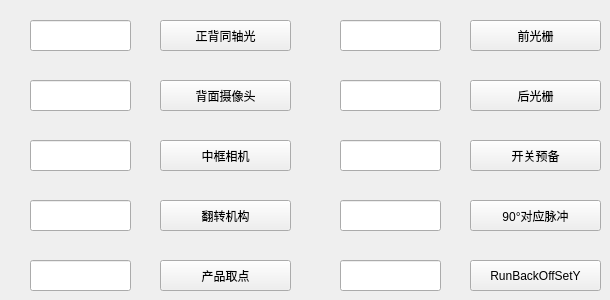
   <widget class="QWidget" name="page">
    <widget class="QPushButton" name="pushButton_RunBackOffSetY">
     <property name="geometry">
      <rect>
       <x>470</x>
       <y>260</y>
       <width>131</width>
       <height>31</height>
      </rect>
     </property>
     <property name="styleSheet">
      <string notr="true">font: 75 12pt &quot;微软雅黑&quot;;</string>
     </property>
     <property name="text">
      <string>RunBackOffSetY</string>
     </property>
    </widget>
    <widget class="QLineEdit" name="lineEdit_Circle14">
     <property name="geometry">
      <rect>
       <x>340</x>
       <y>200</y>
       <width>101</width>
       <height>31</height>
      </rect>
     </property>
     <property name="alignment">
      <set>Qt::AlignCenter</set>
     </property>
    </widget>
    <widget class="QLineEdit" name="lineEdit_P1">
     <property name="geometry">
      <rect>
       <x>30</x>
       <y>20</y>
       <width>101</width>
       <height>31</height>
      </rect>
     </property>
     <property name="alignment">
      <set>Qt::AlignCenter</set>
     </property>
    </widget>
    <widget class="QLineEdit" name="lineEdit_P4">
     <property name="geometry">
      <rect>
       <x>30</x>
       <y>200</y>
       <width>101</width>
       <height>31</height>
      </rect>
     </property>
     <property name="alignment">
      <set>Qt::AlignCenter</set>
     </property>
    </widget>
    <widget class="QPushButton" name="pushButton_Circle14">
     <property name="geometry">
      <rect>
       <x>470</x>
       <y>200</y>
       <width>131</width>
       <height>31</height>
      </rect>
     </property>
     <property name="styleSheet">
      <string notr="true">font: 75 12pt &quot;微软雅黑&quot;;</string>
     </property>
     <property name="text">
      <string>90°对应脉冲</string>
     </property>
    </widget>
    <widget class="QPushButton" name="pushButton_P3">
     <property name="geometry">
      <rect>
       <x>160</x>
       <y>140</y>
       <width>131</width>
       <height>31</height>
      </rect>
     </property>
     <property name="styleSheet">
      <string notr="true">font: 75 12pt &quot;微软雅黑&quot;;</string>
     </property>
     <property name="text">
      <string>中框相机</string>
     </property>
    </widget>
    <widget class="QPushButton" name="pushButton_P2">
     <property name="geometry">
      <rect>
       <x>160</x>
       <y>80</y>
       <width>131</width>
       <height>31</height>
      </rect>
     </property>
     <property name="styleSheet">
      <string notr="true">font: 75 12pt &quot;微软雅黑&quot;;</string>
     </property>
     <property name="text">
      <string>背面摄像头</string>
     </property>
    </widget>
    <widget class="QPushButton" name="pushButton_BackGrat">
     <property name="geometry">
      <rect>
       <x>470</x>
       <y>80</y>
       <width>131</width>
       <height>31</height>
      </rect>
     </property>
     <property name="styleSheet">
      <string notr="true">font: 75 12pt &quot;微软雅黑&quot;;</string>
     </property>
     <property name="text">
      <string>后光栅</string>
     </property>
    </widget>
    <widget class="QLineEdit" name="lineEdit_BackGrat">
     <property name="geometry">
      <rect>
       <x>340</x>
       <y>80</y>
       <width>101</width>
       <height>31</height>
      </rect>
     </property>
     <property name="alignment">
      <set>Qt::AlignCenter</set>
     </property>
    </widget>
    <widget class="QLineEdit" name="lineEdit_RunBackOffSetY">
     <property name="geometry">
      <rect>
       <x>340</x>
       <y>260</y>
       <width>101</width>
       <height>31</height>
      </rect>
     </property>
     <property name="alignment">
      <set>Qt::AlignCenter</set>
     </property>
    </widget>
    <widget class="QLineEdit" name="lineEdit_FrontGrat">
     <property name="geometry">
      <rect>
       <x>340</x>
       <y>20</y>
       <width>101</width>
       <height>31</height>
      </rect>
     </property>
     <property name="alignment">
      <set>Qt::AlignCenter</set>
     </property>
    </widget>
    <widget class="QLineEdit" name="lineEdit_LightOpen">
     <property name="geometry">
      <rect>
       <x>340</x>
       <y>140</y>
       <width>101</width>
       <height>31</height>
      </rect>
     </property>
     <property name="alignment">
      <set>Qt::AlignCenter</set>
     </property>
    </widget>
    <widget class="QPushButton" name="pushButton_P1">
     <property name="geometry">
      <rect>
       <x>160</x>
       <y>20</y>
       <width>131</width>
       <height>31</height>
      </rect>
     </property>
     <property name="styleSheet">
      <string notr="true">font: 75 12pt &quot;微软雅黑&quot;;</string>
     </property>
     <property name="text">
      <string>正背同轴光</string>
     </property>
    </widget>
    <widget class="QLineEdit" name="lineEdit_P5">
     <property name="geometry">
      <rect>
       <x>30</x>
       <y>260</y>
       <width>101</width>
       <height>31</height>
      </rect>
     </property>
     <property name="alignment">
      <set>Qt::AlignCenter</set>
     </property>
    </widget>
    <widget class="QPushButton" name="pushButton_P4">
     <property name="geometry">
      <rect>
       <x>160</x>
       <y>200</y>
       <width>131</width>
       <height>31</height>
      </rect>
     </property>
     <property name="styleSheet">
      <string notr="true">font: 75 12pt &quot;微软雅黑&quot;;</string>
     </property>
     <property name="text">
      <string>翻转机构</string>
     </property>
    </widget>
    <widget class="QPushButton" name="pushButton_LightOpen">
     <property name="geometry">
      <rect>
       <x>470</x>
       <y>140</y>
       <width>131</width>
       <height>31</height>
      </rect>
     </property>
     <property name="styleSheet">
      <string notr="true">font: 75 12pt &quot;微软雅黑&quot;;</string>
     </property>
     <property name="text">
      <string>开关预备</string>
     </property>
    </widget>
    <widget class="QPushButton" name="pushButton_FrontGrat">
     <property name="geometry">
      <rect>
       <x>470</x>
       <y>20</y>
       <width>131</width>
       <height>31</height>
      </rect>
     </property>
     <property name="styleSheet">
      <string notr="true">font: 75 12pt &quot;微软雅黑&quot;;</string>
     </property>
     <property name="text">
      <string>前光栅</string>
     </property>
    </widget>
    <widget class="QLineEdit" name="lineEdit_P2">
     <property name="geometry">
      <rect>
       <x>30</x>
       <y>80</y>
       <width>101</width>
       <height>31</height>
      </rect>
     </property>
     <property name="alignment">
      <set>Qt::AlignCenter</set>
     </property>
    </widget>
    <widget class="QPushButton" name="pushButton_P5">
     <property name="geometry">
      <rect>
       <x>160</x>
       <y>260</y>
       <width>131</width>
       <height>31</height>
      </rect>
     </property>
     <property name="styleSheet">
      <string notr="true">font: 75 12pt &quot;微软雅黑&quot;;</string>
     </property>
     <property name="text">
      <string>产品取点</string>
     </property>
    </widget>
    <widget class="QLineEdit" name="lineEdit_P3">
     <property name="geometry">
      <rect>
       <x>30</x>
       <y>140</y>
       <width>101</width>
       <height>31</height>
      </rect>
     </property>
     <property name="alignment">
      <set>Qt::AlignCenter</set>
     </property>
    </widget>
   </widget>
